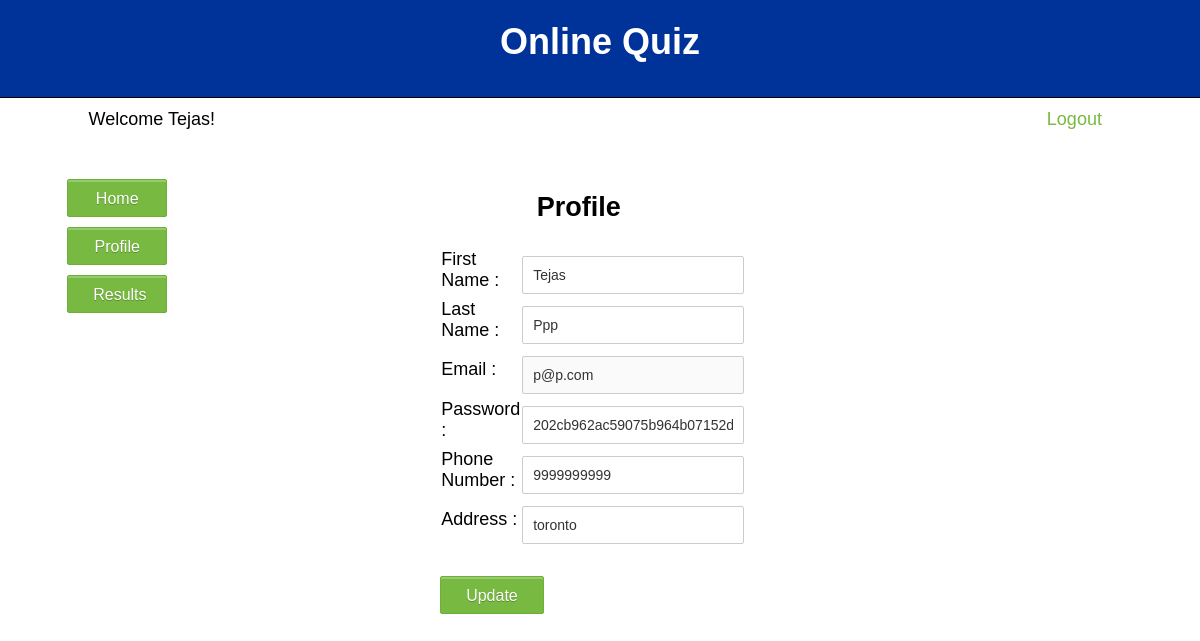
/profile.php (signed in), run on the app's committed database.
### tables this page shows
CREATE TABLE `user` (
  `id` int(11) NOT NULL,
  `firstname` varchar(50) NOT NULL,
  `lastname` varchar(50) NOT NULL,
  `email` varchar(50) NOT NULL,
  `password` varchar(50) NOT NULL,
  `phonenumber` bigint(20) NOT NULL,
  `address` varchar(50) NOT NULL,
  `trn_date` datetime NOT NULL
);

### profile.php (the view, shortened to what this page needs)
<?php
require ('db.php');
$id = $_SESSION['userid'];
$query = "select * from user where id=$id";
$result = mysqli_query($conn, $query);
$rows = mysqli_fetch_assoc($result);
?>
<!DOCTYPE html>
<html>
	<head>
		<link rel="stylesheet" href="css/style.css" />
	</head>
	<body>
		<div class="form">
			<p id="welcome">
				Welcome <?php echo $_SESSION['uname']; ?>!
				<a id="btnLogout" href="logout.php">Logout</a>
			</p>
			<form action='' method="get">
			<aside id="asideOptions">
				<input  class="btn" type='submit' value='Home' name='Home'><br />
				<input class="btn"  type='submit' value='Profile' name='Profile'><br />
				<input class="btn"  type='submit' value='Results' name='Results'><br />
			</aside>
				<aside id="asideProfile">
				<h1 align="center">Profile</h1>
					<table id="profileTable">
						<tr class="tr">
							<td class="tr"> First Name :</td>
							<td class="tr"><input type="text" name="fname" value="<?php echo $rows["firstname"]?>"/></td>
						</tr>
						<tr class="tr">
							<td class="tr"> Last Name :</td>
							<td class="tr"><input type="text" name="lname" value="<?php echo $rows["lastname"]?>"/></td>
						</tr>
						<tr class="tr">
							<td class="tr"> Email :</td>
							<td class="tr"><input type="text" name="email" disabled  value="<?php echo $rows["email"]?>"/></td>
						</tr>
						<tr class="tr">
							<td class="tr"> Password :</td>
							<td class="tr"><input type="text" name="password" value="<?php echo $_SESSION['password']?>"/></td>
						</tr>
						<tr class="tr">
							<td class="tr"> Phone Number :</td>
							<td class="tr"><input type="text" name="number" value="<?php echo $rows["phonenumber"]?>"/></td>
						</tr>
						<tr class="tr">
							<td class="tr"> Address :</td>
							<td class="tr"><input type="text" name="address" value="<?php echo $rows["address"]?>"/></td>
						</tr>
					</table>
				<br>
				<input type='submit' value='Update' name='update'>
			</aside>
			</form>
			</div>
	</body>
</html>

### css/style.css (style rules this page uses)
body { font-family:Arial, Sans-Serif; font-size: 18px; }
a { color:#78b941; text-decoration:none; }
.form { width: 90%; margin: 0 auto; }
input[type='text'], input[type='email'], input[type='password'] { width: 200px; border-radius: 2px; border: 1px solid #CCC; padding: 10px; color: #333; font-size: 14px; margin-top: 10px; }
input[type='submit'] { padding: 10px 25px 8px; color: #fff; background-color: #78b941; text-shadow: rgba(0,0,0,0.24) 0 1px 0; font-size: 16px; box-shadow: rgba(255,255,255,0.24) 0 2px 0 0 inset,#fff 0 1px 0 0; border: 1px solid #6faf38; border-radius: 2px; margin-top: 10px; cursor:pointer; }
table,th,td,tr { border: 2px black solid; border-collapse: collapse; }
a { margin-top: 20px; }
#welcome { text-align: left; margin-top: 1%; margin-left:2%; margin-right: 1%; }
#btnLogout { text-align: right; margin-top: 0%; margin-left:80%; margin-right: 0%; }
#heading { text-align: left; margin-top: -1%; margin-left:-1%; margin-right:-1%; text-align: center; height:100px; border: 1px solid black; background-color: #003399; color: white; clear: both; }
#asideOptions { height : 80%; width: 10%; margin-top:2%; float: left; text-align: left; }
.btn { width: 100px; }
#profileTable,.tr { border: none; }
#asideProfile { margin-top:2%; margin-left:25%; height : 80%; width: 26%; float:left; }

### data on the page
user: fname "Tejas", lname "Ppp", email "p@p.com", number "9999999999", address "toronto"

### other printed values
$_SESSION['uname'] "Tejas"
